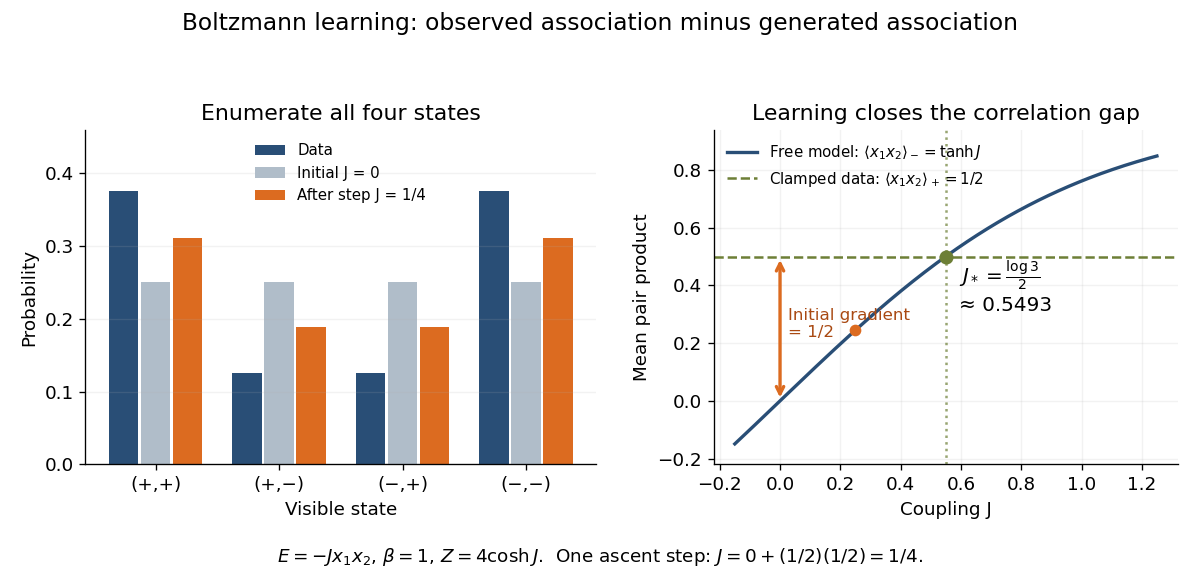

Source code (Python):
"""Exact two-visible-unit Boltzmann learning; Python 3.14, NumPy 2.3, Matplotlib 3.10."""
from pathlib import Path
import numpy as np
import matplotlib.pyplot as plt

states = np.array([[1,1], [1,-1], [-1,1], [-1,-1]])
pair = states[:,0]*states[:,1]
q = np.array([3,1,1,3])/8

def model(j):
    weights = np.exp(j*pair)
    return weights / weights.sum()

def likelihood(j):
    return q @ np.log(model(j))

for j in (-.7, 0, .25, .5493061443340549, 1.1):
    assert np.isclose(np.exp(j*pair).sum(),4*np.cosh(j))
    assert np.isclose(model(j) @ pair, np.tanh(j))
    step = 1e-5
    derivative = (likelihood(j+step)-likelihood(j-step))/(2*step)
    assert abs(derivative - (.5-np.tanh(j))) < 1e-9
assert np.allclose(model(np.log(3)/2),q)
assert likelihood(.25) > likelihood(0)

plt.rcParams.update({'font.size': 11, 'axes.spines.top':False, 'axes.spines.right':False})
fig,(ax,bx)=plt.subplots(1,2,figsize=(10,4.8),gridspec_kw={'width_ratios':[1.1,1]})
fig.patch.set_facecolor('white')
x=np.arange(4)
for offset, values, label, color in [(-.26,q,'Data','#294e76'),(0,model(0),'Initial J = 0','#b0bdc9'),(.26,model(.25),'After step J = 1/4','#dc6b20')]:
    ax.bar(x+offset,values,width=.24,label=label,color=color)
ax.set(xticks=x,xticklabels=['(+,+)','(+,−)','(−,+)','(−,−)'],ylabel='Probability',ylim=(0,.46),xlabel='Visible state',title='Enumerate all four states')
ax.legend(frameon=False,fontsize=9,loc='upper center',ncol=1)
ax.grid(axis='y',alpha=.16)
j=np.linspace(-.15,1.25,250)
bx.plot(j,np.tanh(j),label=r'Free model: $\langle x_1x_2\rangle_-=\tanh J$',color='#294e76',lw=2)
bx.axhline(.5,color='#6d7f36',ls='--',label=r'Clamped data: $\langle x_1x_2\rangle_+=1/2$')
bx.annotate('',xy=(0,.5),xytext=(0,0),arrowprops={'arrowstyle':'<->','color':'#dc6b20','lw':2})
bx.text(.025,.22,'Initial gradient\n= 1/2',color='#a94912',fontsize=10)
opt=np.log(3)/2
bx.scatter([opt],[.5],s=55,color='#6d7f36',zorder=4)
bx.axvline(opt,color='#6d7f36',ls=':',alpha=.7)
bx.text(opt+.045,.31,r'$J_* = \frac{\log 3}{2}$'+'\n≈ 0.5493',fontsize=12)
bx.scatter([.25],[np.tanh(.25)],color='#dc6b20',zorder=4)
bx.set(xlabel='Coupling J',ylabel='Mean pair product',ylim=(-.22,.94),title='Learning closes the correlation gap')
bx.legend(loc='upper left',frameon=False,fontsize=9)
bx.grid(alpha=.16)
fig.suptitle('Boltzmann learning: observed association minus generated association',fontsize=14)
fig.text(.5,.025,r'$E=-Jx_1x_2$, $\beta=1$, $Z=4\cosh J$.  One ascent step: $J=0+(1/2)(1/2)=1/4$.',ha='center',fontsize=11)
fig.tight_layout(rect=(0,.065,1,.93),w_pad=2)
fig.savefig(Path(__file__).stem+'.png',dpi=120,facecolor='white')
